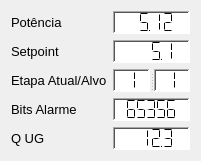
  <widget class="QWidget" name="layoutWidget_4">
   <property name="geometry">
    <rect>
     <x>769</x>
     <y>561</y>
     <width>201</width>
     <height>151</height>
    </rect>
   </property>
   <layout class="QGridLayout" name="gridLayout_ug2">
    <item row="0" column="0">
     <widget class="QLabel" name="label_potencia_ug2">
      <property name="font">
       <font>
        <pointsize>10</pointsize>
       </font>
      </property>
      <property name="text">
       <string>Potência</string>
      </property>
     </widget>
    </item>
    <item row="0" column="1">
     <widget class="QLCDNumber" name="lcdNumber_potencia_ug2">
      <property name="autoFillBackground">
       <bool>false</bool>
      </property>
      <property name="styleSheet">
       <string notr="true">background-color: rgb(255, 255, 255);</string>
      </property>
      <property name="frameShape">
       <enum>QFrame::WinPanel</enum>
      </property>
      <property name="frameShadow">
       <enum>QFrame::Sunken</enum>
      </property>
      <property name="smallDecimalPoint">
       <bool>true</bool>
      </property>
      <property name="digitCount">
       <number>4</number>
      </property>
      <property name="segmentStyle">
       <enum>QLCDNumber::Flat</enum>
      </property>
      <property name="value" stdset="0">
       <double>5.123000000000000</double>
      </property>
     </widget>
    </item>
    <item row="1" column="0">
     <widget class="QLabel" name="label_setpoint_ug2">
      <property name="font">
       <font>
        <pointsize>10</pointsize>
       </font>
      </property>
      <property name="text">
       <string>Setpoint</string>
      </property>
     </widget>
    </item>
    <item row="2" column="0">
     <widget class="QLabel" name="label_etapa_ug2">
      <property name="font">
       <font>
        <pointsize>10</pointsize>
       </font>
      </property>
      <property name="text">
       <string>Etapa Atual/Alvo</string>
      </property>
     </widget>
    </item>
    <item row="3" column="0">
     <widget class="QLabel" name="label_bitsalarme_ug2">
      <property name="font">
       <font>
        <pointsize>10</pointsize>
       </font>
      </property>
      <property name="text">
       <string>Bits Alarme</string>
      </property>
     </widget>
    </item>
    <item row="4" column="0">
     <widget class="QLabel" name="label_q_ug2">
      <property name="font">
       <font>
        <pointsize>10</pointsize>
       </font>
      </property>
      <property name="text">
       <string>Q UG</string>
      </property>
      <property name="alignment">
       <set>Qt::AlignLeading|Qt::AlignLeft|Qt::AlignVCenter</set>
      </property>
     </widget>
    </item>
    <item row="1" column="1">
     <widget class="QLCDNumber" name="lcdNumber_setpoint_ug2">
      <property name="autoFillBackground">
       <bool>false</bool>
      </property>
      <property name="styleSheet">
       <string notr="true">background-color: rgb(255, 255, 255);</string>
      </property>
      <property name="frameShape">
       <enum>QFrame::WinPanel</enum>
      </property>
      <property name="frameShadow">
       <enum>QFrame::Sunken</enum>
      </property>
      <property name="smallDecimalPoint">
       <bool>true</bool>
      </property>
      <property name="digitCount">
       <number>4</number>
      </property>
      <property name="segmentStyle">
       <enum>QLCDNumber::Flat</enum>
      </property>
      <property name="value" stdset="0">
       <double>5.100000000000000</double>
      </property>
     </widget>
    </item>
    <item row="3" column="1">
     <widget class="QLCDNumber" name="lcdNumber_bitsalarme_ug2">
      <property name="autoFillBackground">
       <bool>false</bool>
      </property>
      <property name="styleSheet">
       <string notr="true">background-color: rgb(255, 255, 255);</string>
      </property>
      <property name="frameShape">
       <enum>QFrame::WinPanel</enum>
      </property>
      <property name="frameShadow">
       <enum>QFrame::Sunken</enum>
      </property>
      <property name="smallDecimalPoint">
       <bool>false</bool>
      </property>
      <property name="digitCount">
       <number>5</number>
      </property>
      <property name="segmentStyle">
       <enum>QLCDNumber::Flat</enum>
      </property>
      <property name="value" stdset="0">
       <double>65356.000000000000000</double>
      </property>
     </widget>
    </item>
    <item row="4" column="1">
     <widget class="QLCDNumber" name="lcdNumber_q_ug2">
      <property name="autoFillBackground">
       <bool>false</bool>
      </property>
      <property name="styleSheet">
       <string notr="true">background-color: rgb(255, 255, 255);</string>
      </property>
      <property name="frameShape">
       <enum>QFrame::WinPanel</enum>
      </property>
      <property name="frameShadow">
       <enum>QFrame::Sunken</enum>
      </property>
      <property name="smallDecimalPoint">
       <bool>true</bool>
      </property>
      <property name="digitCount">
       <number>4</number>
      </property>
      <property name="segmentStyle">
       <enum>QLCDNumber::Flat</enum>
      </property>
      <property name="value" stdset="0">
       <double>12.340000000000000</double>
      </property>
     </widget>
    </item>
    <item row="2" column="1">
     <widget class="QSplitter" name="splitter_2">
      <property name="orientation">
       <enum>Qt::Horizontal</enum>
      </property>
      <widget class="QLCDNumber" name="lcdNumber_etapa_atual_ug2">
       <property name="autoFillBackground">
        <bool>false</bool>
       </property>
       <property name="styleSheet">
        <string notr="true">background-color: rgb(255, 255, 255);</string>
       </property>
       <property name="frameShape">
        <enum>QFrame::WinPanel</enum>
       </property>
       <property name="frameShadow">
        <enum>QFrame::Sunken</enum>
       </property>
       <property name="smallDecimalPoint">
        <bool>false</bool>
       </property>
       <property name="digitCount">
        <number>1</number>
       </property>
       <property name="segmentStyle">
        <enum>QLCDNumber::Flat</enum>
       </property>
       <property name="value" stdset="0">
        <double>1.000000000000000</double>
       </property>
      </widget>
      <widget class="QLCDNumber" name="lcdNumber_etapa_alvo_ug2">
       <property name="autoFillBackground">
        <bool>false</bool>
       </property>
       <property name="styleSheet">
        <string notr="true">background-color: rgb(255, 255, 255);</string>
       </property>
       <property name="frameShape">
        <enum>QFrame::WinPanel</enum>
       </property>
       <property name="frameShadow">
        <enum>QFrame::Sunken</enum>
       </property>
       <property name="smallDecimalPoint">
        <bool>false</bool>
       </property>
       <property name="digitCount">
        <number>1</number>
       </property>
       <property name="segmentStyle">
        <enum>QLCDNumber::Flat</enum>
       </property>
       <property name="value" stdset="0">
        <double>1.000000000000000</double>
       </property>
      </widget>
     </widget>
    </item>
   </layout>
   <zorder>splitter_2</zorder>
   <zorder>lcdNumber_bitsalarme_ug2</zorder>
   <zorder>label_potencia_ug2</zorder>
   <zorder>lcdNumber_potencia_ug2</zorder>
   <zorder>lcdNumber_setpoint_ug2</zorder>
   <zorder>label_q_ug2</zorder>
   <zorder>label_setpoint_ug2</zorder>
   <zorder>label_bitsalarme_ug2</zorder>
   <zorder>lcdNumber_q_ug2</zorder>
   <zorder>label_etapa_ug2</zorder>
  </widget>
